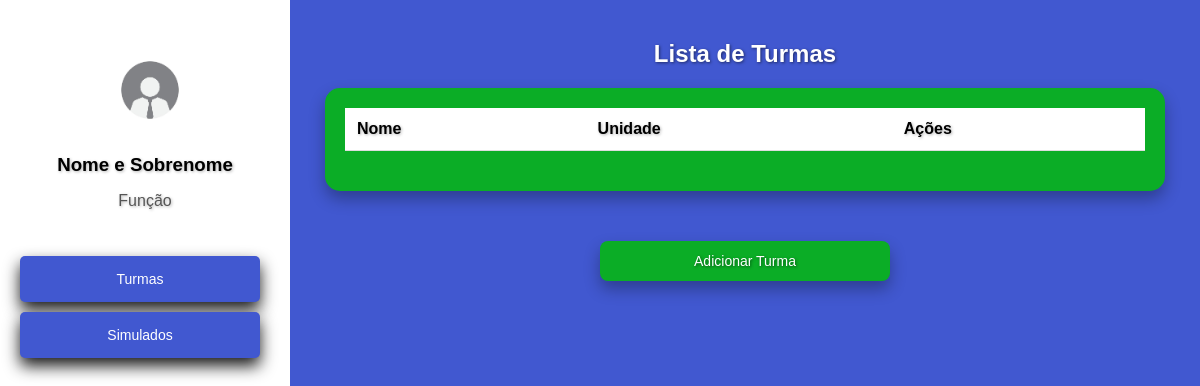
Before: /cadastros/turmas/ (signed in) with the older database file.
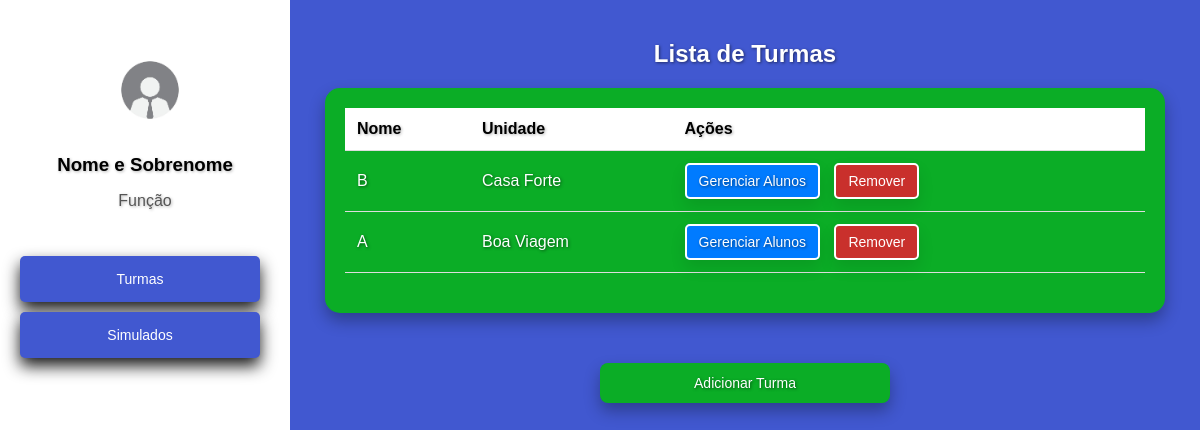
After: the same page with the newer database file.
### cadastros/models.py (models this page shows, shortened)
class Turma(models.Model):
    nome = models.CharField(max_length=100)
    unidade = models.ForeignKey(Unidade, on_delete=models.CASCADE, related_name='turmas')

class Unidade(models.Model):
    nome = models.CharField(max_length=100, unique=True)
    def __str__(self):
        return self.nome

### cadastros/views.py (the view, shortened to what this page needs)
# urls.py: path('turmas/', TurmaView.as_view(), name='turmas'),
class TurmaView(LoginRequiredMixin, View):
    login_url = '/login/'
    template_name_list = 'turmas.html'
    template_name_add = 'adicionar_turma.html'
    def get(self, request, turma_id=None):
        if request.path.endswith('adicionar/'):
            unidades = Unidade.objects.all()
            return render(request, self.template_name_add, {'unidades': unidades})
        else:
            turmas = TurmaMediator.listar_turmas()
            return render(request, self.template_name_list, {'turmas': turmas})

### cadastros/mediators.py (called while the page is built)
    @staticmethod
    def listar_turmas():
        return Turma.objects.all()

### cadastros/templates/turmas.html (shortened to what this page needs)
<!DOCTYPE html>
<html lang="pt-br">
<head>
</head>
<body>
    <div class="sidebar">
        <div class="profile">
            <img src="/static/imgfunc.jpg" alt="funcionario" width="100" height="100" style="margin-top: 20px; margin-left: 10px;">
            <h3>Nome e Sobrenome</h3>
            <p>Função</p>
        </div>
        <nav>
            <a href="#" id="menu-botoes">Turmas</a>
            <a href="{% url 'simulados' %}" class="btn btn-primary">Simulados</a>
        </nav>
    </div>
    <div class="container">
        <h2>Lista de Turmas</h2>
        <div class="table-container">
            <table>
                <thead>
                    <tr>
                        <th>Nome</th>
                        <th>Unidade</th>
                        <th>Ações</th>
                    </tr>
                </thead>
                <tbody>
                    {% for turma in turmas %}
                    <tr id="turma-{{ turma.id }}">
                        <td>{{ turma.nome }}</td>
                        <td>{{ turma.unidade }}</td>
                        <td>
                            <a href="{% url 'alunos' turma_id=turma.id %}" class="gerenciar-alunos gerenciamento-botao">Gerenciar Alunos</a>
                            <button class="remover-turma gerenciamento-botao2" data-id="{{ turma.id }}">Remover</button>
                        </td>
                    </tr>
                    {% endfor %}
                </tbody>
            </table>
        </div>
        <a href="{% url 'adicionar_turma' %}" class="add-turma" style="text-shadow: 0.0625rem 0.0625rem 0.1875rem rgba(0, 0, 0, 0.5);">Adicionar Turma</a>
    </div>
</body>
</html>

### cadastros/templates/turmas.html (style rules this page uses)
body { font-family: Arial, sans-serif; background-color: rgb(65, 88, 208); color: #333; margin: 0; padding: 0; display: flex; height: 100vh; }
.sidebar { width: 250px; background-color: white; padding: 20px; color: black; display: flex; flex-direction: column; justify-content: flex-start; }
.sidebar .profile { text-align: center; margin-bottom: 30px; }
.sidebar .profile h3 { margin: 10px 0 5px; color: black; text-shadow: 0.0625rem 0.0625rem 0.1875rem rgba(0, 0, 0, 0.3); }
.sidebar .profile p { color: #555; text-shadow: 0.0625rem 0.0625rem 0.1875rem rgba(0, 0, 0, 0.3); }
.sidebar nav { display: flex; flex-direction: column; }
.sidebar nav a { text-decoration: none; color: white; padding: 15px; border-radius: 5px; background-color: rgb(65, 88, 208); margin-bottom: 10px; text-align: center; box-shadow: 0 0.5rem 1rem rgba(0, 0, 0, 0.9); text-decoration: none; font-size: 14px; cursor: pointer; border: none; transition: background-color 0.3s ease; }
.container { flex: 1; padding: 20px; background-color: rgb(65, 88, 208); color: white; }
h2 { text-align: center; color: #fff; margin-top: 20px; text-shadow: 0.0625rem 0.0625rem 0.1875rem rgba(0, 0, 0, 0.5); }
.table-container { margin: 0 auto; padding: 20px; max-width: 800px; background-color: rgb(11, 173, 38); border-radius: 15px; color: rgb(255, 255, 255); box-shadow: 0 0.5rem 1rem rgba(0, 0, 0, 0.3); text-shadow: 0.0625rem 0.0625rem 0.1875rem rgba(0, 0, 0, 0.5); }
table { width: 100%; border-collapse: collapse; margin-bottom: 20px; }
th, td { text-align: left; padding: 12px; border-bottom: 1px solid #ddd; }
th { background-color: #ffffff; color: black; font-weight: bold; text-shadow: 0.0625rem 0.0625rem 0.1875rem rgba(0, 0, 0, 0.3); }
tr:nth-child(even) { background-color: rgb(11, 173, 38); }
a, button { background-color: #007BFF; color: white; text-decoration: none; padding: 8px 12px; border-radius: 5px; font-size: 14px; cursor: pointer; border: none; }
a { margin-right: 10px; }
.remover-turma { background-color: #D9534F; }
.add-turma { display: block; text-align: center; background-color: rgb(11, 173, 38); color: white; padding: 12px 20px; border-radius: 8px; text-decoration: none; width: 250px; margin: 50px auto; box-shadow: 0 0.5rem 1rem rgba(0, 0, 0, 0.3); text-shadow: 0.0625rem 0.0625rem 0.1875rem rgba(0, 0, 0, 0.5); transition: background-color 0.5s ease; }
.gerenciamento-botao { box-shadow: 0 0.5rem 1rem rgba(0, 0, 0, 0.1); border: 2px solid white; padding: 8px 12px; border-radius: 5px; color: white; background-color: #007bff; transition: background-color 0.3s ease; }
.gerenciamento-botao2 { box-shadow: 0 0.5rem 1rem rgba(0, 0, 0, 0.1); border: 2px solid white; padding: 8px 12px; border-radius: 5px; color: white; background-color: #C9302C; transition: background-color 0.5s ease; }

Changed rows visible on the page:
added Turma: nome "B", unidade "Casa Forte"
added Turma: nome "A", unidade "Boa Viagem"
